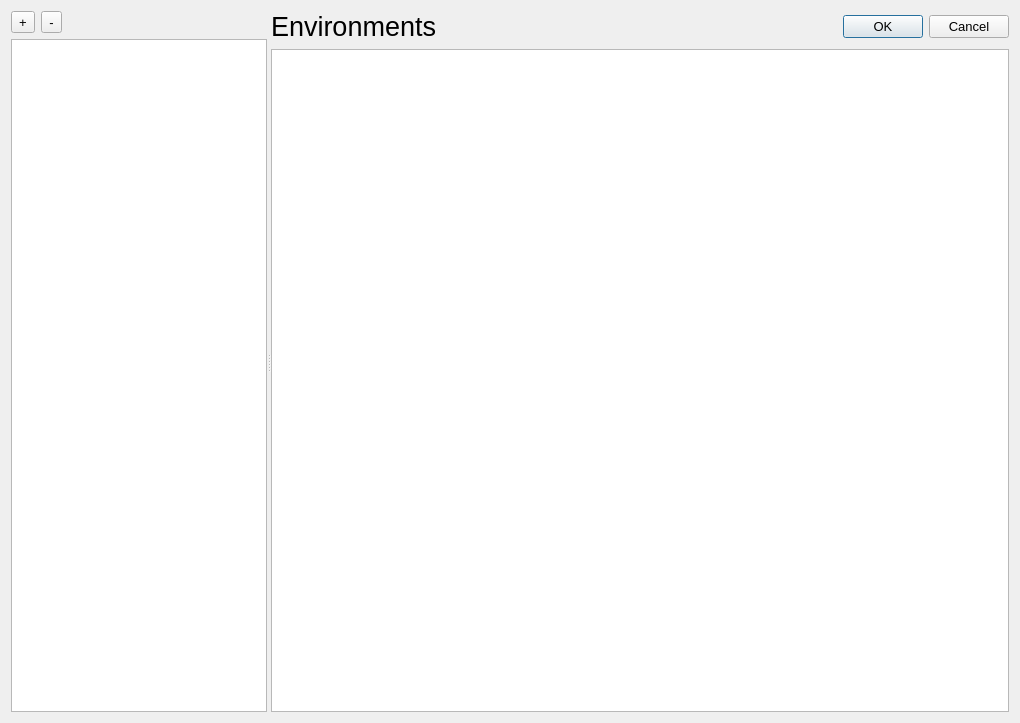
<?xml version="1.0" encoding="UTF-8"?>
<ui version="4.0">
 <class>EnvironmentsDialog</class>
 <widget class="QDialog" name="EnvironmentsDialog">
  <property name="windowModality">
   <enum>Qt::WindowModal</enum>
  </property>
  <property name="geometry">
   <rect>
    <x>0</x>
    <y>0</y>
    <width>1020</width>
    <height>723</height>
   </rect>
  </property>
  <property name="font">
   <font>
    <pointsize>10</pointsize>
   </font>
  </property>
  <property name="windowTitle">
   <string>Environments</string>
  </property>
  <property name="modal">
   <bool>true</bool>
  </property>
  <layout class="QHBoxLayout" name="horizontalLayout_2">
   <item>
    <widget class="QSplitter" name="splitter">
     <property name="orientation">
      <enum>Qt::Horizontal</enum>
     </property>
     <widget class="QFrame" name="env_list_frame">
      <property name="frameShape">
       <enum>QFrame::NoFrame</enum>
      </property>
      <property name="frameShadow">
       <enum>QFrame::Plain</enum>
      </property>
      <property name="lineWidth">
       <number>0</number>
      </property>
      <layout class="QVBoxLayout" name="verticalLayout_2">
       <property name="leftMargin">
        <number>0</number>
       </property>
       <property name="topMargin">
        <number>0</number>
       </property>
       <property name="rightMargin">
        <number>0</number>
       </property>
       <property name="bottomMargin">
        <number>0</number>
       </property>
       <item>
        <widget class="QFrame" name="env_control_frame">
         <property name="frameShape">
          <enum>QFrame::NoFrame</enum>
         </property>
         <property name="frameShadow">
          <enum>QFrame::Raised</enum>
         </property>
         <property name="lineWidth">
          <number>1</number>
         </property>
         <layout class="QHBoxLayout" name="horizontalLayout_3">
          <property name="leftMargin">
           <number>0</number>
          </property>
          <property name="topMargin">
           <number>0</number>
          </property>
          <property name="rightMargin">
           <number>0</number>
          </property>
          <property name="bottomMargin">
           <number>0</number>
          </property>
          <item>
           <widget class="QToolButton" name="btn_add_environment">
            <property name="text">
             <string>+</string>
            </property>
           </widget>
          </item>
          <item>
           <widget class="QToolButton" name="btn_remove_environment">
            <property name="text">
             <string>-</string>
            </property>
           </widget>
          </item>
          <item>
           <spacer name="horizontalSpacer">
            <property name="orientation">
             <enum>Qt::Horizontal</enum>
            </property>
            <property name="sizeHint" stdset="0">
             <size>
              <width>40</width>
              <height>20</height>
             </size>
            </property>
           </spacer>
          </item>
         </layout>
        </widget>
       </item>
       <item>
        <widget class="QListWidget" name="lst_environments">
         <property name="alternatingRowColors">
          <bool>false</bool>
         </property>
        </widget>
       </item>
      </layout>
     </widget>
     <widget class="QFrame" name="env_data_frame">
      <property name="sizePolicy">
       <sizepolicy hsizetype="Preferred" vsizetype="Preferred">
        <horstretch>1</horstretch>
        <verstretch>0</verstretch>
       </sizepolicy>
      </property>
      <property name="frameShape">
       <enum>QFrame::NoFrame</enum>
      </property>
      <property name="frameShadow">
       <enum>QFrame::Raised</enum>
      </property>
      <property name="lineWidth">
       <number>0</number>
      </property>
      <layout class="QVBoxLayout" name="verticalLayout">
       <property name="spacing">
        <number>7</number>
       </property>
       <property name="leftMargin">
        <number>0</number>
       </property>
       <property name="topMargin">
        <number>0</number>
       </property>
       <property name="rightMargin">
        <number>0</number>
       </property>
       <property name="bottomMargin">
        <number>0</number>
       </property>
       <item>
        <widget class="QFrame" name="env_header_frame">
         <property name="frameShape">
          <enum>QFrame::NoFrame</enum>
         </property>
         <property name="frameShadow">
          <enum>QFrame::Raised</enum>
         </property>
         <layout class="QHBoxLayout" name="horizontalLayout">
          <property name="spacing">
           <number>-1</number>
          </property>
          <property name="leftMargin">
           <number>0</number>
          </property>
          <property name="topMargin">
           <number>0</number>
          </property>
          <property name="rightMargin">
           <number>0</number>
          </property>
          <property name="bottomMargin">
           <number>0</number>
          </property>
          <item>
           <widget class="QLabel" name="label">
            <property name="font">
             <font>
              <pointsize>20</pointsize>
             </font>
            </property>
            <property name="text">
             <string>Environments</string>
            </property>
            <property name="scaledContents">
             <bool>false</bool>
            </property>
           </widget>
          </item>
          <item>
           <spacer name="horizontalSpacer_2">
            <property name="orientation">
             <enum>Qt::Horizontal</enum>
            </property>
            <property name="sizeHint" stdset="0">
             <size>
              <width>287</width>
              <height>20</height>
             </size>
            </property>
           </spacer>
          </item>
          <item>
           <widget class="QDialogButtonBox" name="btn_dialog_close">
            <property name="standardButtons">
             <set>QDialogButtonBox::Cancel|QDialogButtonBox::Ok</set>
            </property>
           </widget>
          </item>
         </layout>
        </widget>
       </item>
       <item>
        <widget class="KeyValueListWidget" name="lst_environment_data">
         <property name="sizePolicy">
          <sizepolicy hsizetype="Expanding" vsizetype="Expanding">
           <horstretch>1</horstretch>
           <verstretch>0</verstretch>
          </sizepolicy>
         </property>
        </widget>
       </item>
      </layout>
     </widget>
    </widget>
   </item>
  </layout>
 </widget>
 <customwidgets>
  <customwidget>
   <class>KeyValueListWidget</class>
   <extends>QListWidget</extends>
   <header>app.widgets.key_value_list_widget</header>
  </customwidget>
 </customwidgets>
 <resources/>
 <connections/>
</ui>
